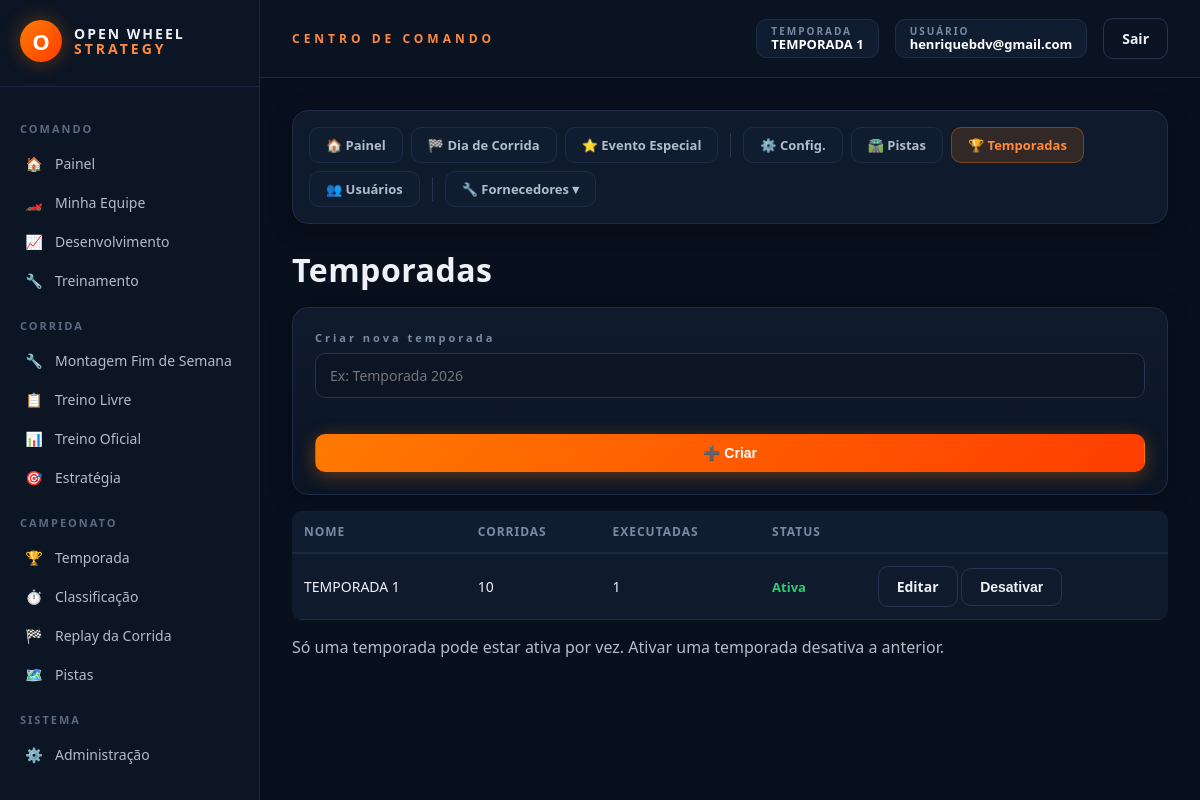
The app's page /admin/temporadas (signed in) with its own data.
### models_temporada.py (models this page shows, shortened)
class Temporada(db.Model):
    __tablename__ = "temporadas"
    id = db.Column(db.Integer, primary_key=True)
    nome = db.Column(db.String(120), nullable=False)
    ativa = db.Column(db.Boolean, default=False, nullable=False)
    data_criacao = db.Column(db.DateTime, default=datetime.utcnow)
    corridas_agendadas = db.relationship(
        "CorridaAgendada", backref="temporada",
        cascade="all, delete-orphan",
        order_by="CorridaAgendada.ordem",
    )
    @classmethod
    def ativa_atual(cls):
        try:
            return cls.query.filter_by(ativa=True).first()
        except (OperationalError, ProgrammingError, NoSuchTableError):
            return None
    def total_corridas(self):
        return len(self.corridas_agendadas)
    def corridas_executadas(self):
        return sum(1 for c in self.corridas_agendadas if c.executada)

class CorridaAgendada(db.Model):
    __tablename__ = "corridas_agendadas"
    id = db.Column(db.Integer, primary_key=True)
    temporada_id = db.Column(db.Integer, db.ForeignKey("temporadas.id"), nullable=False)
    pista_real_id = db.Column(db.Integer, nullable=False)
    pista_nome = db.Column(db.String(120))
    ordem = db.Column(db.Integer, nullable=False)
    executada = db.Column(db.Boolean, default=False, nullable=False)
    data_execucao = db.Column(db.DateTime)
    resultado_json = db.Column(db.Text, default="[]")

### models.py (models this page shows, shortened)
class Usuario(db.Model):
    __tablename__ = "usuarios"
    id = db.Column(db.Integer, primary_key=True)
    email = db.Column(db.String(150), unique=True, nullable=False)
    senha_hash = db.Column(db.String(255), nullable=True)
    google_id = db.Column(db.String(255), unique=True, nullable=True)
    eh_admin = db.Column(db.Boolean, default=False)
    criado_em = db.Column(db.DateTime, default=datetime.utcnow)
    grupo = db.Column(db.String(50), nullable=True)
    classe = db.Column(db.String(50), nullable=True)
    nick = db.Column(db.String(50), nullable=True)
    equipe = db.relationship("CarroJogador", backref="usuario", uselist=False)

### rotas/admin.py (the view, shortened to what this page needs)
    @app.route("/admin/temporadas", methods=["GET", "POST"])
    @admin_requerido
    def admin_temporadas():
        temporadas = Temporada.query.order_by(Temporada.data_criacao.desc()).all()
        return render_template("admin_temporadas.html", temporadas=temporadas)

### app.py (called while the page is built)
def _registrar_contexto(app):
    @app.context_processor
    def injetar_globais():
        usuario_id = session.get("usuario_id")
        usuario = Usuario.query.get(usuario_id) if usuario_id else None
        return {
            "usuario_logado": usuario,
            "categorias_fornecedor": FORNECEDORES_CONFIG,
            "temporada_ativa": Temporada.ativa_atual(),
        }

### extensoes.py (called while the page is built)
def admin_requerido(view_func):
    @functools.wraps(view_func)
    def wrapper(*args, **kwargs):
        from models import Usuario
        usuario_id = session.get("usuario_id")
        if not usuario_id:
            return redirect(url_for("login"))
        usuario = Usuario.query.get(usuario_id)
        if not usuario or not usuario.eh_admin:
            return render_template("acesso_negado.html"), 403
        return view_func(*args, **kwargs)
    return wrapper

### templates/admin_temporadas.html
{% extends "admin_base.html" %}
{% set secao_admin = 'temporadas' %}
{% block admin_content %}
<h1 class="ows-mb-md">Temporadas</h1>
<div class="ows-card ows-mb-md">
    <h3 class="ows-mb-sm">Criar nova temporada</h3>
    <form method="POST" class="ows-form ows-grid-2">
        <input class="ows-input" type="text" name="nome" placeholder="Ex: Temporada 2026" required>
        <button type="submit" class="ows-btn ows-btn-primary">➕ Criar</button>
    </form>
</div>
<table class="ows-admin-table">
    <thead><tr><th>Nome</th><th>Corridas</th><th>Executadas</th><th>Status</th><th></th></tr></thead>
    <tbody>
        {% for t in temporadas %}
        <tr>
            <td>{{ t.nome }}</td>
            <td>{{ t.total_corridas() }}</td>
            <td>{{ t.corridas_executadas() }}</td>
            <td>{% if t.ativa %}<span class="ows-badge-value ows-text-success">Ativa</span>{% else %}<span class="ows-badge-label">Inativa</span>{% endif %}</td>
            <td>
                <a href="{{ url_for('admin_temporada_editar', temporada_id=t.id) }}" class="ows-btn ows-btn-ghost">Editar</a>
                {% if t.ativa %}
                    <form method="POST" action="{{ url_for('admin_temporada_desativar', temporada_id=t.id) }}" class="ows-admin-inline-form">
                        <button type="submit" class="ows-btn ows-btn-ghost">Desativar</button>
                    </form>
                {% else %}
                    <form method="POST" action="{{ url_for('admin_temporada_ativar', temporada_id=t.id) }}" class="ows-admin-inline-form">
                        <button type="submit" class="ows-btn ows-btn-primary">Ativar</button>
                    </form>
                {% endif %}
            </td>
        </tr>
        {% else %}
        <tr><td colspan="5" class="ows-muted">Nenhuma temporada.</td></tr>
        {% endfor %}
    </tbody>
</table>
<p class="ows-hint ows-mt-md">Só uma temporada pode estar ativa por vez. Ativar uma temporada desativa a anterior.</p>
{% endblock %}

### templates/base.html (shortened to what this page needs)
<!DOCTYPE html>
<html lang="pt-br">
<head>
    <link href="{{ url_for('static', filename='css/variaveis.css') }}" rel="stylesheet">
    <link href="{{ url_for('static', filename='css/base.css') }}" rel="stylesheet">
    <link href="{{ url_for('static', filename='css/componentes.css') }}" rel="stylesheet">
    <link href="{{ url_for('static', filename='css/formularios.css') }}" rel="stylesheet">
    {% block css_extra %}{% endblock %}
</head>
<body>
{% if usuario_logado %}
<div class="ows-shell">
    <aside class="ows-sidebar">
        <div class="ows-logo">
            <div class="ows-logo-mark">O</div>
            <div class="ows-logo-text">OPEN WHEEL<br><span>STRATEGY</span></div>
        </div>
        <div class="ows-menu-section">COMANDO</div>
        <a href="{{ url_for('home') }}" class="ows-menu-link {% if request.endpoint == 'home' %}active{% endif %}"><span class="ows-icon">🏠</span> Painel</a>
        <a href="{{ url_for('minha_equipe') }}" class="ows-menu-link {% if request.endpoint == 'minha_equipe' %}active{% endif %}"><span class="ows-icon">🏎️</span> Minha Equipe</a>
        <a href="{{ url_for('desenvolvimento_view') }}" class="ows-menu-link {% if request.endpoint == 'desenvolvimento_view' %}active{% endif %}"><span class="ows-icon">📈</span> Desenvolvimento</a>
        <a href="{{ url_for('treinamento_view') }}" class="ows-menu-link {% if request.endpoint == 'treinamento_view' %}active{% endif %}"><span class="ows-icon">🔧</span> Treinamento</a>
        <div class="ows-menu-section">CORRIDA</div>
        <a href="{{ url_for('montagem_fim_de_semana') }}" class="ows-menu-link {% if request.endpoint == 'montagem_fim_de_semana' %}active{% endif %}"><span class="ows-icon">🔧</span> Montagem Fim de Semana</a>
        <a href="{{ url_for('treino_livre_view') }}" class="ows-menu-link {% if request.endpoint == 'treino_livre_view' %}active{% endif %}"><span class="ows-icon">📋</span> Treino Livre</a>
        <a href="{{ url_for('treino_oficial_view') }}" class="ows-menu-link {% if request.endpoint == 'treino_oficial_view' %}active{% endif %}"><span class="ows-icon">📊</span> Treino Oficial</a>
        <a href="{{ url_for('estrategia_corrida_view') }}" class="ows-menu-link {% if request.endpoint == 'estrategia_corrida_view' %}active{% endif %}"><span class="ows-icon">🎯</span> Estratégia</a>
        <div class="ows-menu-section">CAMPEONATO</div>
        <a href="{{ url_for('temporada_view') }}" class="ows-menu-link {% if request.endpoint == 'temporada_view' %}active{% endif %}"><span class="ows-icon">🏆</span> Temporada</a>
        <a href="{{ url_for('classificacao_view') }}" class="ows-menu-link {% if request.endpoint == 'classificacao_view' %}active{% endif %}"><span class="ows-icon">⏱️</span> Classificação</a>
        <a href="{{ url_for('corrida_view') }}" class="ows-menu-link {% if request.endpoint == 'corrida_view' %}active{% endif %}"><span class="ows-icon">🏁</span> Replay da Corrida</a>
        <a href="{{ url_for('pistas_reais_view') }}" class="ows-menu-link {% if request.endpoint == 'pistas_reais_view' %}active{% endif %}"><span class="ows-icon">🗺️</span> Pistas</a>
        {% if usuario_logado.eh_admin %}
        <div class="ows-menu-section">SISTEMA</div>
        <a href="{{ url_for('admin_dashboard') }}" class="ows-menu-link {% if request.endpoint == 'admin_dashboard' %}active{% endif %}"><span class="ows-icon">⚙️</span> Administração</a>
        {% endif %}
    </aside>
    <div class="ows-main">
        <header class="ows-topbar">
            <div class="ows-topbar-title">CENTRO DE COMANDO</div>
            <div class="ows-topbar-right">
                {% if temporada_ativa %}
                <div class="ows-badge">
                    <div class="ows-badge-label">TEMPORADA</div>
                    <div class="ows-badge-value">{{ temporada_ativa.nome }}</div>
                </div>
                {% endif %}
                <div class="ows-badge">
                    <div class="ows-badge-label">USUÁRIO</div>
                    <div class="ows-badge-value">{{ usuario_logado.email }}</div>
                </div>
                <a href="{{ url_for('logout') }}" class="ows-btn ows-btn-ghost">Sair</a>
            </div>
        </header>
        <div class="ows-content">
            {% block content %}{% endblock %}
        </div>
    </div>
</div>
{% endif %}
</body>
</html>

### static/css/variaveis.css (style rules this page uses)
:root { --font-family: 'Segoe UI', 'Inter', Tahoma, sans-serif; --font-mono: 'Courier New', Courier, monospace; --bg-body: #08101e; --bg-sidebar: #0b1524; --bg-topbar: #0a1322; --bg-surface: #101c30; --bg-card-start: #0f1a2d; --bg-card-end: #0b1524; --bg-hover: #0f1c30; --text-white: #ffffff; --text-main: #eef2f8; --text-muted: #b2bccb; --text-label: #7a8aa3; --text-dark: #5a6a83; --color-primary: #ff7a00; --color-primary-dark: #ff3d00; --color-primary-light: #ff8a3d; --color-primary-faded: rgba(255, 122, 0, 0.15); --color-primary-border: rgba(255, 122, 0, 0.35); --color-danger: #b93030; --color-danger-light: #ffb0b0; --color-danger-bg: rgba(255, 70, 70, 0.1); --color-danger-border: rgba(255, 70, 70, 0.4); --color-success: #2ecc71; --color-success-light: #8fe2a0; --color-success-bg: rgba(46, 125, 50, 0.12); --color-success-border: rgba(46, 125, 50, 0.4); --color-warning: #f1c40f; --color-warning-bg: rgba(241, 196, 15, 0.1); --color-warning-border: rgba(241, 196, 15, 0.4); --color-info: #3498db; --color-info-bg: rgba(52, 152, 219, 0.1); --color-info-border: rgba(52, 152, 219, 0.4); --border-light: #26344f; --border-main: #1e2c47; --border-dark: #1a2740; --shadow-card: 0 4px 22px rgba(0, 0, 0, 0.35); --shadow-btn-primary: 0 4px 18px rgba(255, 120, 0, 0.35); --shadow-logo: 0 0 20px rgba(255, 120, 0, 0.35); --spacing-sm: 8px; --spacing-md: 16px; --spacing-lg: 24px; --spacing-xl: 32px; --radius-sm: 4px; --radius-md: 10px; --radius-lg: 16px; --radius-xl: 20px; }

### static/css/base.css (style rules this page uses)
* { box-sizing: border-box; }
html, body { margin: 0; padding: 0; font-family: var(--font-family); background: var(--bg-body); color: var(--text-main); min-height: 100vh; }
a { color: inherit; text-decoration: none; }
h1, h2, h3, h4 { margin: 0 0 12px 0; letter-spacing: 0.5px; }
p { margin: 0 0 12px 0; color: var(--text-muted); }
.ows-shell { display: flex; min-height: 100vh; }
.ows-sidebar { width: 260px; background: var(--bg-sidebar); border-right: 1px solid var(--border-dark); padding: 20px 0 40px 0; position: sticky; top: 0; height: 100vh; overflow-y: auto; }
.ows-logo { display: flex; align-items: center; gap: 12px; padding: 0 20px 24px 20px; border-bottom: 1px solid var(--border-dark); margin-bottom: var(--spacing-md); }
.ows-logo-mark { width: 42px; height: 42px; border-radius: 50%; background: linear-gradient(135deg, var(--color-primary), var(--color-primary-dark)); display: flex; align-items: center; justify-content: center; font-weight: 800; font-size: 22px; color: var(--text-white); box-shadow: var(--shadow-logo); }
.ows-logo-text { font-weight: 800; font-size: 14px; line-height: 1.1; letter-spacing: 2px; }
.ows-logo-text span { color: var(--color-primary-light); font-weight: 600; letter-spacing: 3px; }
.ows-menu-section { padding: 18px 20px 8px 20px; font-size: 11px; letter-spacing: 2px; color: var(--text-dark); font-weight: 700; }
.ows-menu-link { display: flex; align-items: center; gap: 10px; padding: 10px 20px; color: var(--text-muted); font-size: 14px; transition: all .15s ease; border-left: 3px solid transparent; }
.ows-icon { width: 22px; text-align: center; }
.ows-main { flex: 1; min-width: 0; display: flex; flex-direction: column; }
.ows-topbar { display: flex; align-items: center; justify-content: space-between; padding: 18px 32px; background: var(--bg-topbar); border-bottom: 1px solid var(--border-dark); position: sticky; top: 0; z-index: 20; }
.ows-topbar-title { font-size: 12px; letter-spacing: 4px; color: var(--color-primary-light); font-weight: 700; }
.ows-topbar-right { display: flex; align-items: center; gap: var(--spacing-md); }
.ows-content { padding: var(--spacing-xl); flex: 1; }

### static/css/formularios.css (style rules this page uses)
.ows-form { display: flex; flex-direction: column; }
.ows-form input[type="text"], .ows-form input[type="email"], .ows-form input[type="password"], .ows-form input[type="number"], .ows-form select, input.ows-input, select.ows-select { width: 100%; background: var(--bg-sidebar); border: 1px solid var(--border-light); color: var(--text-white); padding: 12px 14px; border-radius: var(--radius-md); font-size: 14px; outline: none; font-family: var(--font-family); transition: border-color 0.15s ease; }
.ows-form button[type="submit"] { margin-top: 20px; }

### records on screen
Temporada: nome "TEMPORADA 1", total_corridas "10", corridas_executadas "1", ativa "Ativa"
Usuario: email "henriquebdv@gmail.com"
